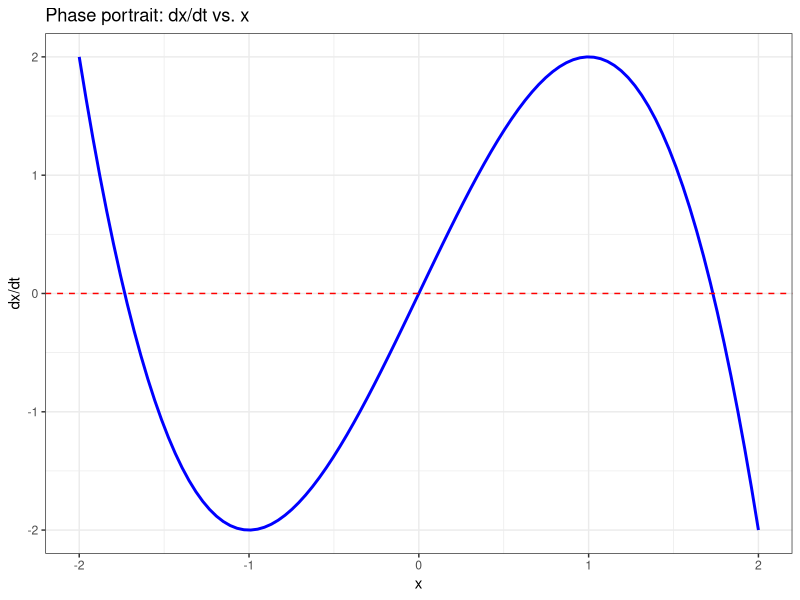
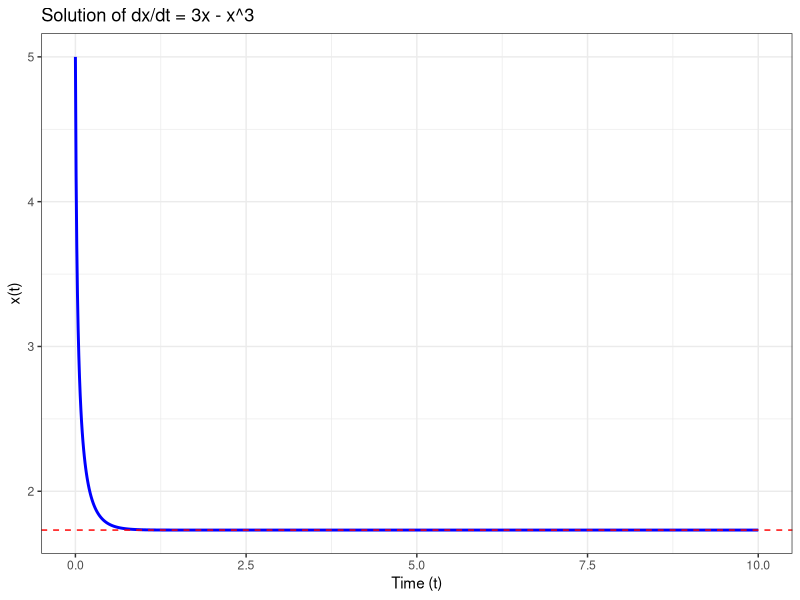
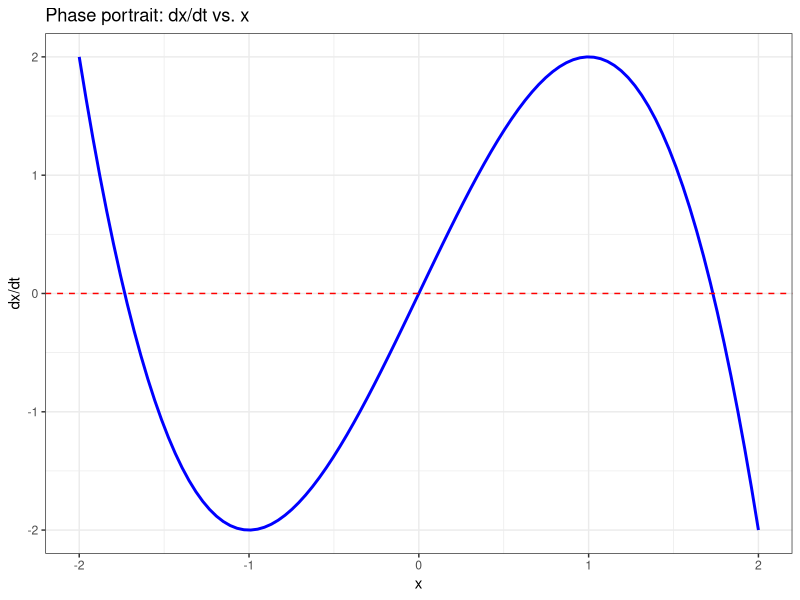
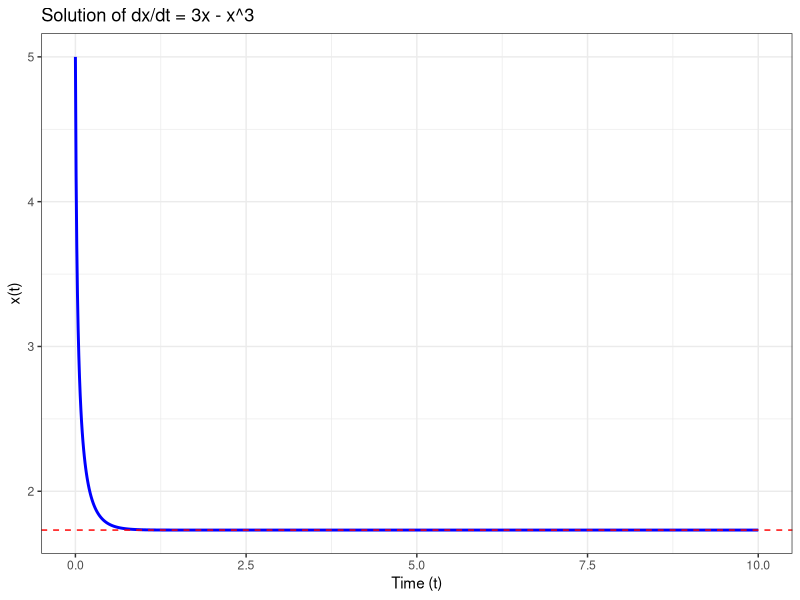

Reproduce these figures in R, in order.
# Load necessary libraries
library(deSolve)
library(ggplot2)


# ---- Step 1: Plot the x_dot vs x

# Define the function dx/dt = 3x - x^3
dx_dt <- function(x) {
  return(3*x - x^3)
}

# Generate x values
x_values <- seq(-2, 2, length.out = 100)  # Adjust range as needed
dx_values <- dx_dt(x_values)

# Create a dataframe
data <- data.frame(x = x_values, dx_dt = dx_values)

# Plot dx/dt vs. x
ggplot(data, aes(x = x, y = dx_dt)) +
  geom_line(color = "blue", size = 1) +
  geom_hline(yintercept = 0, linetype = "dashed", color = "red") +  # Equilibrium points
  xlab("x") +
  ylab("dx/dt") +
  ggtitle("Phase portrait: dx/dt vs. x") +
  theme_bw()

# Save plot dx/dt vs. x
png("Figures_videos/Assignment_sheet_2/Example_2_phase_portrait.png",
    width = 500*4, # The width of the plot in inches
    height = 520*4, res=300)

ggplot(data, aes(x = x, y = dx_dt)) +
  geom_line(color = "blue", size = 1) +
  geom_hline(yintercept = 0, linetype = "dashed", color = "red") +  # Equilibrium points
  xlab("x") +
  ylab("dx/dt") +
  ggtitle("Phase portrait: dx/dt vs. x") +
  theme_bw()

dev.off()



# Define the system dx/dt = 3x - x^3
dynamical_system <- function(t, state, parameters) {
  x <- state[1]
  dxdt <- dx_dt(x)  # Differential equation
  list(dxdt)
}

# ---- Step 2: Find Fixed Points ----
fixed_points <- polyroot(c(0,3,0,-1)) # Find the roots of the poly: f(x) = 3x - x^3

fixed_points

# ---- Step 3: Stability Analysis ----

f_prime <- function(x){3 - 3*x^2}  # Compute derivative f'(x)

stability_analysis <- function(fixed_points) {
  f_prime4fixed_points <- f_prime(fixed_points)
  stability <- ifelse(Re(f_prime4fixed_points) < 0, "Stable", "Unstable")  # Stability condition
  return(data.frame(Fixed_Point = fixed_points, Stability = stability))
}

stability_info <- stability_analysis(fixed_points)
stability_info

# ---- Step 4: Numerical Solution ----
# Define time range
time <- seq(0, 10, by = 0.01)  # From t = 0 to t = 10

# Initial condition: x(0) = 5
initial_state <- c(x = 5)

# Solve numerically
solution <- ode(y = initial_state, times = time, func = dynamical_system, parms = NULL, method = "ode45")

# Convert to a data frame for plotting
df_solution <- as.data.frame(solution)

# ---- Step 5: Plot the Numerical Solution ----
ggplot(df_solution, aes(x = time, y = x)) +
  geom_line(color = "blue", size = 1) +
  geom_hline(yintercept = sqrt(3), linetype = "dashed", color = "red") + # Stable value 
  labs(title = "Solution of dx/dt = 3x - x^3", x = "Time (t)", y = "x(t)") +
  theme_bw()


# Save plot dx/dt vs. x
png("Figures_videos/Assignment_sheet_2/Example_2_solution_x0_5.png",
    width = 500*4, # The width of the plot in inches
    height = 520*4, res=300)

ggplot(df_solution, aes(x = time, y = x)) +
  geom_line(color = "blue", size = 1) +
  geom_hline(yintercept = sqrt(3), linetype = "dashed", color = "red") + # Stable value 
  labs(title = "Solution of dx/dt = 3x - x^3", x = "Time (t)", y = "x(t)") +
  theme_bw()


dev.off()
